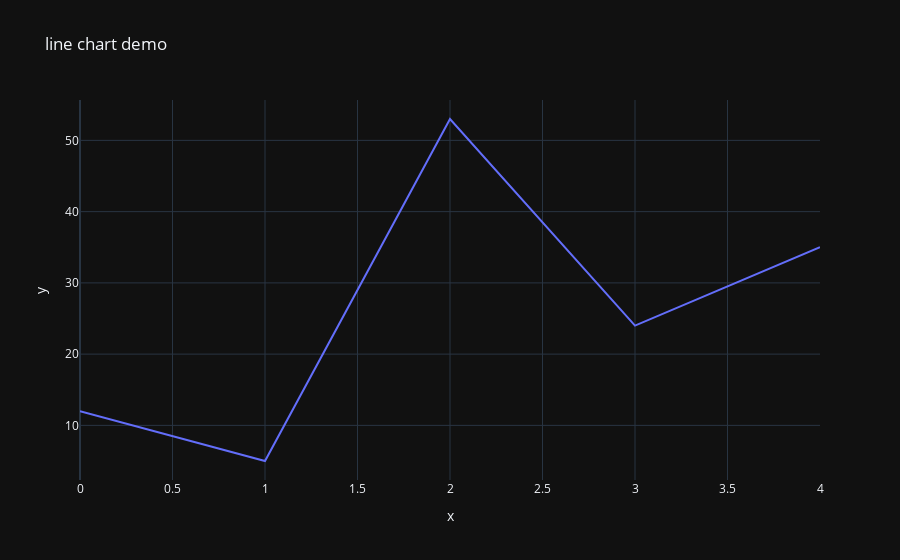

Write notebook code for a chart like this one.
### Code cell
x = np.array([12, 5, 53, 24, 35])
px.line(x=[0, 1, 2, 3, 4], y=x, title='line chart demo',
        template = 'plotly_dark'
        )

### Figure 1 — Plotly figure (JSON) as saved in the notebook; plotly's stock layout.template omitted (floating-point values rounded to 4 significant figures)
{"data": [{"hovertemplate": "x=%{x}<br>y=%{y}<extra></extra>", "legendgroup": "", "line": {"color": "#636efa", "dash": "solid"}, "marker": {"symbol": "circle"}, "mode": "lines", "name": "", "orientation": "v", "showlegend": false, "type": "scatter", "x": [0, 1, 2, 3, 4], "xaxis": "x", "y": [12, 5, 53, 24, 35], "yaxis": "y"}], "layout": {"legend": {"tracegroupgap": 0}, "title": {"text": "line chart demo"}, "xaxis": {"anchor": "y", "domain": [0, 1], "title": {"text": "x"}}, "yaxis": {"anchor": "x", "domain": [0, 1], "title": {"text": "y"}}}}
